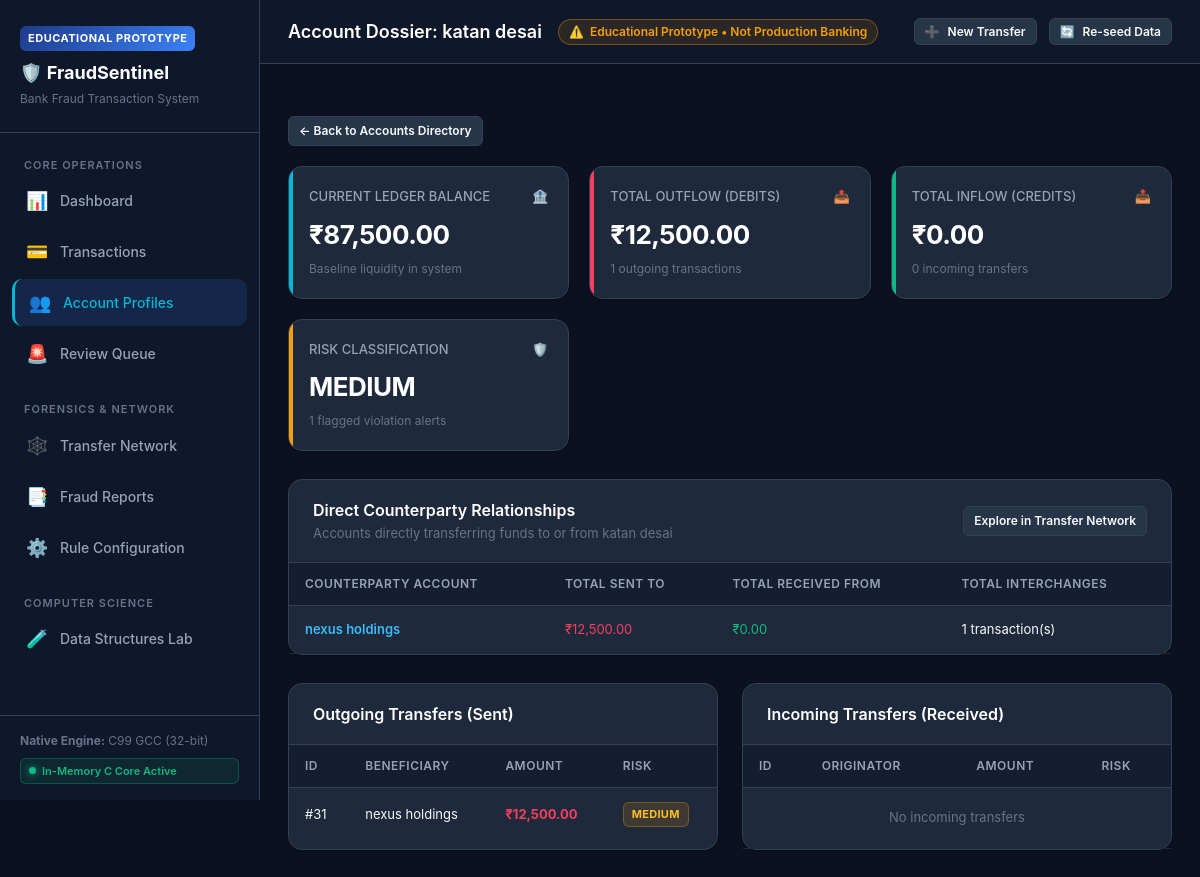
Screenshot of /accounts/katan desai with the database file from the repository.
### tables this page shows
CREATE TABLE accounts (
        account_name TEXT PRIMARY KEY,
        balance REAL DEFAULT 100000.0,
        total_sent REAL DEFAULT 0.0,
        total_received REAL DEFAULT 0.0,
        transaction_count INTEGER DEFAULT 0,
        flagged_count INTEGER DEFAULT 0,
        risk_level TEXT DEFAULT 'LOW',
        created_at TEXT DEFAULT CURRENT_TIMESTAMP
    );

CREATE TABLE transactions (
        id INTEGER PRIMARY KEY,
        sender TEXT NOT NULL,
        receiver TEXT NOT NULL,
        amount REAL NOT NULL,
        timestamp TEXT NOT NULL,
        category TEXT DEFAULT 'Transfer',
        risk_score INTEGER DEFAULT 0,
        risk_level TEXT DEFAULT 'LOW',
        is_flagged INTEGER DEFAULT 0,
        flag_reason TEXT,
        review_status TEXT DEFAULT 'PENDING',
        analyst_notes TEXT
    );

### routes/account_routes.py (the view)
@accounts_bp.route('/accounts/<account_name>')
def account_detail(account_name: str):
    conn = database.get_db_connection()
    cursor = conn.cursor()
    cursor.execute("SELECT * FROM accounts WHERE account_name = ?", (account_name,))
    account = cursor.fetchone()
    if not account:
        conn.close()
        abort(404, description="Account not found")
    account = dict(account)
    cursor.execute("""
    SELECT * FROM transactions WHERE sender = ? ORDER BY id DESC
    """, (account_name,))
    outgoing = [dict(r) for r in cursor.fetchall()]
    cursor.execute("""
    SELECT * FROM transactions WHERE receiver = ? ORDER BY id DESC
    """, (account_name,))
    incoming = [dict(r) for r in cursor.fetchall()]
    counterparties = {}
    for tx in outgoing:
        target = tx['receiver']
        if target not in counterparties:
            counterparties[target] = {'sent_to': 0.0, 'recv_from': 0.0, 'count': 0}
        counterparties[target]['sent_to'] += tx['amount']
        counterparties[target]['count'] += 1
    for tx in incoming:
        src = tx['sender']
        if src not in counterparties:
            counterparties[src] = {'sent_to': 0.0, 'recv_from': 0.0, 'count': 0}
        counterparties[src]['recv_from'] += tx['amount']
        counterparties[src]['count'] += 1
    conn.close()
    return render_template(
        'accounts/detail.html',
        account=account,
        outgoing=outgoing,
        incoming=incoming,
        counterparties=counterparties
    )

### database.py (called while the page is built)
def get_db_connection() -> sqlite3.Connection:
    os.makedirs(DATA_DIR, exist_ok=True)
    conn = sqlite3.connect(DB_PATH)
    conn.row_factory = sqlite3.Row
    return conn

### templates/accounts/detail.html
{% extends "base.html" %}
{% block title %}Account Dossier: {{ account.account_name }}{% endblock %}
{% block content %}
<div style="margin-bottom:20px;">
  <a href="{{ url_for('accounts.list_accounts') }}" class="btn btn-secondary btn-sm">&larr; Back to Accounts Directory</a>
</div>
<div class="stats-grid">
  <div class="stat-card cyan">
    <div class="stat-header">
      <span>CURRENT LEDGER BALANCE</span>
      <span>🏦</span>
    </div>
    <div class="stat-value">₹{{ "{:,.2f}".format(account.balance) }}</div>
    <div class="stat-sub">Baseline liquidity in system</div>
  </div>
  <div class="stat-card rose">
    <div class="stat-header">
      <span>TOTAL OUTFLOW (DEBITS)</span>
      <span>📤</span>
    </div>
    <div class="stat-value">₹{{ "{:,.2f}".format(account.total_sent) }}</div>
    <div class="stat-sub">{{ outgoing|length }} outgoing transactions</div>
  </div>
  <div class="stat-card emerald">
    <div class="stat-header">
      <span>TOTAL INFLOW (CREDITS)</span>
      <span>📥</span>
    </div>
    <div class="stat-value">₹{{ "{:,.2f}".format(account.total_received) }}</div>
    <div class="stat-sub">{{ incoming|length }} incoming transfers</div>
  </div>
  <div class="stat-card {% if account.risk_level == 'HIGH' %}rose{% elif account.risk_level == 'MEDIUM' %}amber{% else %}emerald{% endif %}">
    <div class="stat-header">
      <span>RISK CLASSIFICATION</span>
      <span>🛡️</span>
    </div>
    <div class="stat-value">{{ account.risk_level }}</div>
    <div class="stat-sub">{{ account.flagged_count }} flagged violation alerts</div>
  </div>
</div>
<div class="card">
  <div class="card-header">
    <div>
      <div class="card-title">Direct Counterparty Relationships</div>
      <div class="card-subtitle">Accounts directly transferring funds to or from {{ account.account_name }}</div>
    </div>
    <a href="{{ url_for('network.network_view') }}" class="btn btn-secondary btn-sm">Explore in Transfer Network</a>
  </div>
  <div class="card-body" style="padding:0;">
    <div class="table-responsive">
      <table class="table">
        <thead>
          <tr>
            <th>Counterparty Account</th>
            <th>Total Sent To</th>
            <th>Total Received From</th>
            <th>Total Interchanges</th>
          </tr>
        </thead>
        <tbody>
          {% if counterparties %}
            {% for cp_name, data in counterparties.items() %}
            <tr>
              <td>
                <a href="{{ url_for('accounts.account_detail', account_name=cp_name) }}" style="color:#38bdf8;font-weight:600;text-decoration:none;">
                  {{ cp_name }}
                </a>
              </td>
              <td><span style="color:#f43f5e;">₹{{ "{:,.2f}".format(data.sent_to) }}</span></td>
              <td><span style="color:#10b981;">₹{{ "{:,.2f}".format(data.recv_from) }}</span></td>
              <td>{{ data.count }} transaction(s)</td>
            </tr>
            {% endfor %}
          {% else %}
            <tr>
              <td colspan="4" style="text-align:center;padding:24px;color:#64748b;">No counterparty relationships recorded.</td>
            </tr>
          {% endif %}
        </tbody>
      </table>
    </div>
  </div>
</div>
<div style="display:grid;grid-template-columns:1fr 1fr;gap:24px;">
  <div class="card">
    <div class="card-header">
      <div class="card-title">Outgoing Transfers (Sent)</div>
    </div>
    <div class="card-body" style="padding:0;">
      <div class="table-responsive">
        <table class="table">
          <thead>
            <tr>
              <th>ID</th>
              <th>Beneficiary</th>
              <th>Amount</th>
              <th>Risk</th>
            </tr>
          </thead>
          <tbody>
            {% if outgoing %}
              {% for tx in outgoing %}
              <tr>
                <td>#{{ tx.id }}</td>
                <td>{{ tx.receiver }}</td>
                <td><strong style="color:#f43f5e;">₹{{ "{:,.2f}".format(tx.amount) }}</strong></td>
                <td><span class="badge-risk badge-risk-{{ tx.risk_level.lower() }}">{{ tx.risk_level }}</span></td>
              </tr>
              {% endfor %}
            {% else %}
              <tr><td colspan="4" style="text-align:center;padding:20px;color:#64748b;">No outgoing transfers</td></tr>
            {% endif %}
          </tbody>
        </table>
      </div>
    </div>
  </div>
  <div class="card">
    <div class="card-header">
      <div class="card-title">Incoming Transfers (Received)</div>
    </div>
    <div class="card-body" style="padding:0;">
      <div class="table-responsive">
        <table class="table">
          <thead>
            <tr>
              <th>ID</th>
              <th>Originator</th>
              <th>Amount</th>
              <th>Risk</th>
            </tr>
          </thead>
          <tbody>
            {% if incoming %}
              {% for tx in incoming %}
              <tr>
                <td>#{{ tx.id }}</td>
                <td>{{ tx.sender }}</td>
                <td><strong style="color:#10b981;">₹{{ "{:,.2f}".format(tx.amount) }}</strong></td>
                <td><span class="badge-risk badge-risk-{{ tx.risk_level.lower() }}">{{ tx.risk_level }}</span></td>
              </tr>
              {% endfor %}
            {% else %}
              <tr><td colspan="4" style="text-align:center;padding:20px;color:#64748b;">No incoming transfers</td></tr>
            {% endif %}
          </tbody>
        </table>
      </div>
    </div>
  </div>
</div>
{% endblock %}

### static/css/styles.css (style rules this page uses)
:root { --bg-primary: #0b1120; --bg-secondary: #0f172a; --bg-card: #1e293b; --bg-card-hover: #273549; --bg-input: #0f172a; --border-color: #334155; --border-subtle: #1e293b; --text-primary: #f8fafc; --text-secondary: #94a3b8; --text-muted: #64748b; --accent-blue: #3b82f6; --accent-blue-hover: #2563eb; --accent-cyan: #06b6d4; --accent-emerald: #10b981; --accent-amber: #f59e0b; --accent-rose: #f43f5e; --accent-purple: #8b5cf6; --risk-low-bg: rgba(16, 185, 129, 0.15); --risk-low-text: #34d399; --risk-low-border: rgba(16, 185, 129, 0.3); --risk-med-bg: rgba(245, 158, 11, 0.15); --risk-med-text: #fbbf24; --risk-med-border: rgba(245, 158, 11, 0.3); --risk-high-bg: rgba(244, 63, 94, 0.15); --risk-high-text: #fb7185; --risk-high-border: rgba(244, 63, 94, 0.3); --font-family: -apple-system, BlinkMacSystemFont, "Segoe UI", Roboto, Helvetica, Arial, sans-serif; --font-mono: ui-monospace, SFMono-Regular, Menlo, Monaco, Consolas, "Courier New", monospace; --radius-sm: 6px; --radius-md: 10px; --radius-lg: 14px; --radius-xl: 20px; --shadow-sm: 0 1px 2px 0 rgba(0, 0, 0, 0.25); --shadow-md: 0 4px 6px -1px rgba(0, 0, 0, 0.3), 0 2px 4px -2px rgba(0, 0, 0, 0.2); --shadow-lg: 0 10px 15px -3px rgba(0, 0, 0, 0.4), 0 4px 6px -4px rgba(0, 0, 0, 0.3); }
*, *::before, *::after { box-sizing: border-box; margin: 0; padding: 0; }
body { font-family: var(--font-family); background-color: var(--bg-primary); color: var(--text-primary); line-height: 1.5; min-height: 100vh; display: flex; }
.stats-grid { display: grid; grid-template-columns: repeat(auto-fit, minmax(220px, 1fr)); gap: 20px; margin-bottom: 28px; }
.stat-card { background-color: var(--bg-card); border: 1px solid var(--border-color); border-radius: var(--radius-lg); padding: 20px; box-shadow: var(--shadow-sm); transition: transform 0.2s, box-shadow 0.2s; position: relative; overflow: hidden; }
.stat-card::after { content: ""; position: absolute; top: 0; left: 0; width: 4px; height: 100%; background-color: var(--accent-blue); }
.stat-card.emerald::after { background-color: var(--accent-emerald); }
.stat-card.amber::after { background-color: var(--accent-amber); }
.stat-card.rose::after { background-color: var(--accent-rose); }
.stat-card.cyan::after { background-color: var(--accent-cyan); }
.stat-header { display: flex; align-items: center; justify-content: space-between; color: var(--text-secondary); font-size: 13px; font-weight: 500; margin-bottom: 8px; }
.stat-value { font-size: 26px; font-weight: 700; color: #fff; letter-spacing: -0.5px; }
.stat-sub { font-size: 12px; color: var(--text-muted); margin-top: 6px; }
.card { background-color: var(--bg-card); border: 1px solid var(--border-color); border-radius: var(--radius-lg); box-shadow: var(--shadow-sm); margin-bottom: 28px; }
.card-header { padding: 18px 24px; border-bottom: 1px solid var(--border-color); display: flex; align-items: center; justify-content: space-between; }
.card-title { font-size: 16px; font-weight: 600; color: #fff; display: flex; align-items: center; gap: 8px; }
.card-subtitle { font-size: 13px; color: var(--text-muted); margin-top: 2px; }
.card-body { padding: 24px; }
.btn { display: inline-flex; align-items: center; justify-content: center; gap: 8px; padding: 8px 16px; font-size: 13px; font-weight: 600; border-radius: var(--radius-md); cursor: pointer; border: 1px solid transparent; transition: all 0.2s; text-decoration: none; font-family: inherit; }
.btn-secondary { background-color: var(--bg-card-hover); border-color: var(--border-color); color: var(--text-primary); }
.btn-sm { padding: 5px 10px; font-size: 12px; border-radius: var(--radius-sm); }
.table-responsive { width: 100%; overflow-x: auto; }
.table { width: 100%; border-collapse: collapse; text-align: left; font-size: 13px; }
.table th { padding: 12px 16px; background-color: rgba(15, 23, 42, 0.6); color: var(--text-secondary); font-weight: 600; font-size: 12px; text-transform: uppercase; letter-spacing: 0.5px; border-bottom: 1px solid var(--border-color); }
.table td { padding: 14px 16px; border-bottom: 1px solid var(--border-subtle); color: var(--text-primary); vertical-align: middle; }
.badge-risk { display: inline-flex; align-items: center; gap: 4px; padding: 3px 8px; border-radius: var(--radius-sm); font-size: 11px; font-weight: 700; letter-spacing: 0.3px; }
.badge-risk-medium { background-color: var(--risk-med-bg); color: var(--risk-med-text); border: 1px solid var(--risk-med-border); }

### rows the page displays
accounts: account_name "katan desai", balance "87,500.00", total_sent "12,500.00", total_received "0.00", risk_level "MEDIUM", flagged_count "1"
transactions: receiver "nexus holdings", sent_to "12,500.00", recv_from "0.00", count "1", id "31", amount "12,500.00", risk_level "MEDIUM"

### other values shown
{{ prototype_label }} "EDUCATIONAL PROTOTYPE"
{{ outgoing|length }} "1"
{{ incoming|length }} "0"
